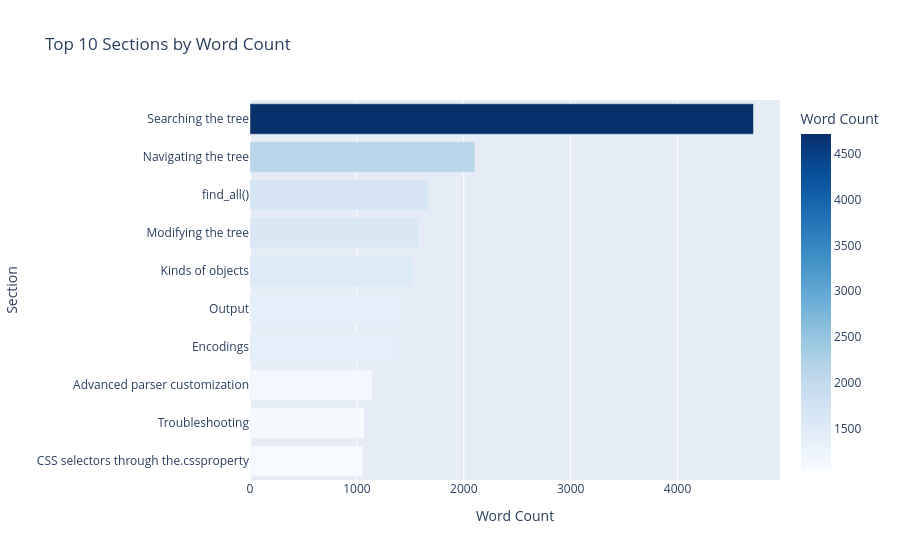

Write notebook code for a chart like this one.
### Markdown cell above
## Q2 - Which section has the highest word count?

### Code cell
top_section = sections.loc[sections['word_count'].idxmax()]
avg = sections['word_count'].mean()
print(f'Section : {top_section["section_title"]}')
print(f'Words   : {top_section["word_count"]:,}')
print(f'Average : {avg:.1f} words per section')
print(f'Ratio   : {top_section["word_count"]/avg:.1f}x the average')

top10 = sections.nlargest(10,'word_count')[['section_title','word_count']]
fig = px.bar(top10, x='word_count', y='section_title', orientation='h',
             color='word_count', color_continuous_scale='Blues',
             title='Top 10 Sections by Word Count',
             labels={'word_count':'Word Count','section_title':'Section'})
fig.update_layout(yaxis={'categoryorder':'total ascending'}, showlegend=False)
fig.show()

### Figure 1 — Plotly figure (JSON) as saved in the notebook; plotly's stock layout.template omitted (floating-point values rounded to 4 significant figures)
{"data": [{"hovertemplate": "Word Count=%{marker.color}<br>Section=%{y}<extra></extra>", "legendgroup": "", "marker": {"color": [4711, 2104, 1671, 1584, 1529, 1401, 1393, 1144, 1072, 1055], "coloraxis": "coloraxis", "pattern": {"shape": ""}}, "name": "", "orientation": "h", "showlegend": false, "textposition": "auto", "type": "bar", "x": [4711, 2104, 1671, 1584, 1529, 1401, 1393, 1144, 1072, 1055], "xaxis": "x", "y": ["Searching the tree", "Navigating the tree", "find_all()", "Modifying the tree", "Kinds of objects", "Output", "Encodings", "Advanced parser customization", "Troubleshooting", "CSS selectors through the.cssproperty"], "yaxis": "y"}], "layout": {"barmode": "relative", "coloraxis": {"autocolorscale": false, "colorbar": {"title": {"text": "Word Count"}}, "colorscale": [[0, "rgb(247,251,255)"], [0.125, "rgb(222,235,247)"], [0.25, "rgb(198,219,239)"], [0.375, "rgb(158,202,225)"], [0.5, "rgb(107,174,214)"], [0.625, "rgb(66,146,198)"], [0.75, "rgb(33,113,181)"], [0.875, "rgb(8,81,156)"], [1, "rgb(8,48,107)"]]}, "legend": {"tracegroupgap": 0}, "showlegend": false, "title": {"text": "Top 10 Sections by Word Count"}, "xaxis": {"anchor": "y", "domain": [0, 1], "title": {"text": "Word Count"}}, "yaxis": {"anchor": "x", "categoryorder": "total ascending", "domain": [0, 1], "title": {"text": "Section"}}}}
